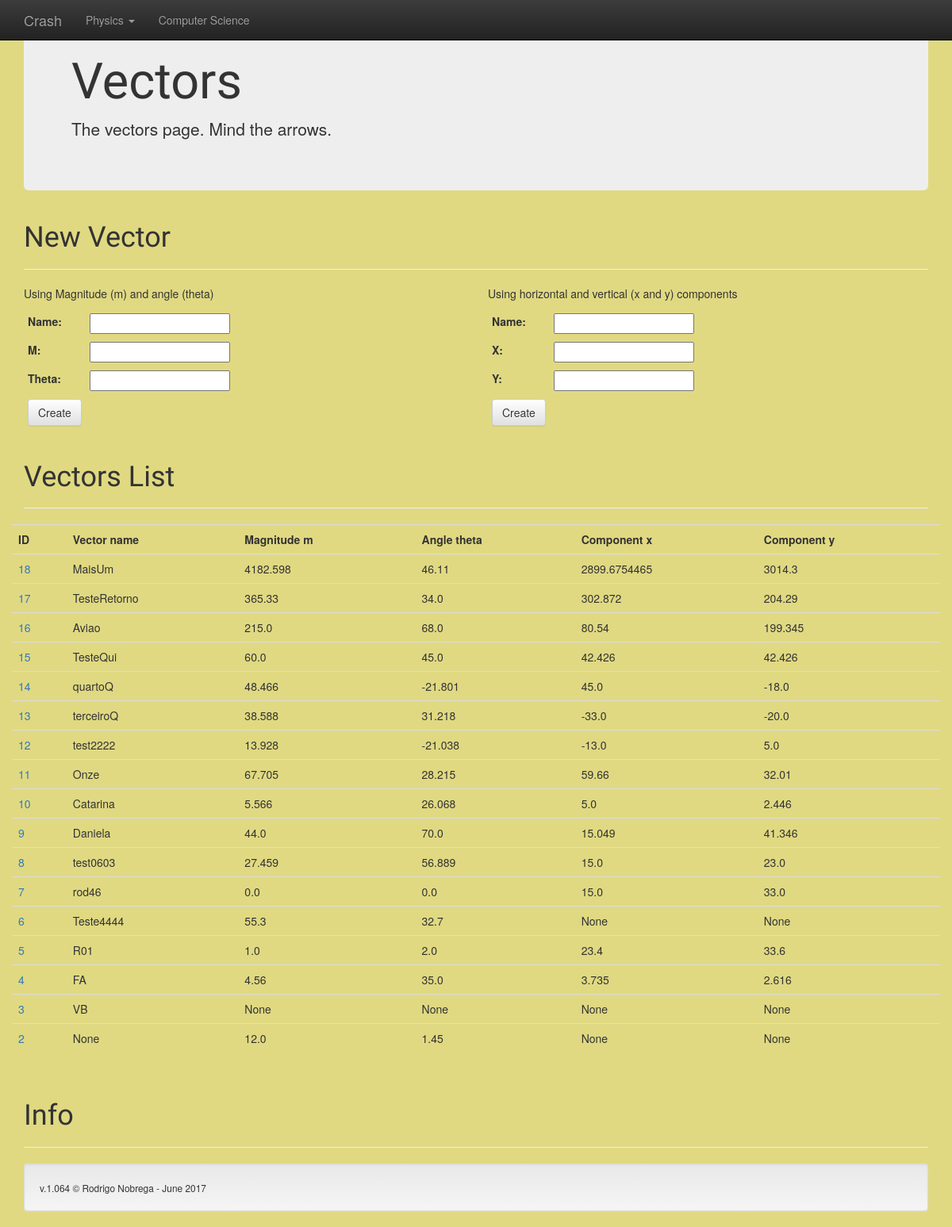
The page /Crash/vector on the database its author committed.
### Physics/models.py (models this page shows, shortened)
class HTVector(models.Model):
    name = models.CharField(max_length=30, null=True)
    m = models.FloatField(default=None, null=True)
    theta = models.FloatField(default=None, null=True)
    x = models.FloatField(default=None, null=True)
    y = models.FloatField(default=None, null=True)

### Physics/views.py (the view)
def vector_list(request):
    vlist = HTVector.objects.order_by('-id')
    if request.method == 'POST':
        vformMT = VectorFormMTheta(request.POST)
        vformXY = VectorFormXY(request.POST)
        if vformMT.is_valid():
            vformMT.save(commit=True)
            a = HTVector.objects.all()[len(HTVector.objects.all())-1]
            a.calculate()
            a.save()
            return render(request, 'Physics/vectors.html', {'vector_list': vlist, 'vector_formMT': VectorFormMTheta(), 'vector_formXY': VectorFormXY()})
        elif vformXY.is_valid():
            vformXY.save(commit=True)
            a = HTVector.objects.all()[len(HTVector.objects.all())-1]
            a.calculate()
            a.save()
            return render(request, 'Physics/vectors.html', {'vector_list': vlist, 'vector_formMT': VectorFormMTheta(), 'vector_formXY': VectorFormXY()})
    else:
        vformMT = VectorFormMTheta()
        vformXY = VectorFormXY()
    context = {'vector_list': vlist, 'vector_formMT': vformMT, 'vector_formXY': vformXY}
    return render(request, 'Physics/vectors.html', context)

### Physics/forms.py
class VectorFormMTheta(forms.ModelForm):
    class Meta:
        model = HTVector
        fields = ('name', 'm', 'theta', )

class VectorFormXY(forms.ModelForm):
    class Meta:
        model = HTVector
        fields = ('name', 'x', 'y', )

### Physics/templates/Physics/vectors.html (shortened to what this page needs)
{% extends 'base.html' %}
      {% block body%}
      <div class="jumbotron">
        <h1>Vectors</h1>
        <p>The vectors page. Mind the arrows.</p>
      </div>
      <div class="page-header">
        <h1>New Vector</h1>
      </div>
      <div class="row">
      <div class="col-md-6">
      <p>Using Magnitude (m) and angle (theta)</p>
      <form  method="POST" class="form-inline">
        <table class="table-condensed">
          {{ vector_formMT }}
          <tr>
            <td><button type="submit" class="btn btn-default">Create</button></td>
          </tr>
        </table>
      </form>
      </div>
      <div class="col-md-6">
      <p>Using horizontal and vertical (x and y) components</p>
      <form  method="POST" class="form-inline">
        <table class="table-condensed">
          {{ vector_formXY }}
          <tr>
            <td><button type="submit" class="btn btn-default">Create</button></td>
          </tr>
        </table>
      </form>
      </div>
      </div>
      <div class="page-header">
        <h1>Vectors List</h1>
      </div>
      <div class="row">
        <table class="table table-hover">
        <tr>
          <td><strong>ID</strong></td>
          <td><strong>Vector name</strong></td>
          <td><strong>Magnitude m</strong></td>
          <td><strong>Angle theta</strong></td>
          <td><strong>Component x</strong></td>
          <td><strong>Component y</strong></td>
        </tr>
        {% for vector in vector_list %}
        <tr>
          <td><a href="{% url 'vector_num' vector.id %}">{{ vector.id }}</a></td>
          <td>{{ vector.name }}</td>
          <td>{{ vector.m }}</td>
          <td>{{ vector.theta }}</td>
          <td>{{ vector.x }}</td>
          <td>{{ vector.y }}</td>
        </tr>
        {% endfor %}
        </table>
      </div>
      {% endblock%}

### Physics/static/Physics/style.css (style rules this page uses)
body { background-color: #E0D982; }
h1 { font-family: 'Acme', sans-serif; }

### rows shown on the page
HTVector: id "18", name "MaisUm", m "4182.598", theta "46.11", x "2899.6754465", y "3014.3"
HTVector: id "17", name "TesteRetorno", m "365.33", theta "34.0", x "302.872", y "204.29"
HTVector: id "16", name "Aviao", m "215.0", theta "68.0", x "80.54", y "199.345"
HTVector: id "15", name "TesteQui", m "60.0", theta "45.0", x "42.426", y "42.426"
HTVector: id "14", name "quartoQ", m "48.466", theta "-21.801", x "45.0", y "-18.0"
HTVector: id "13", name "terceiroQ", m "38.588", theta "31.218", x "-33.0", y "-20.0"
HTVector: id "12", name "test2222", m "13.928", theta "-21.038", x "-13.0", y "5.0"
HTVector: id "11", name "Onze", m "67.705", theta "28.215", x "59.66", y "32.01"
HTVector: id "10", name "Catarina", m "5.566", theta "26.068", x "5.0", y "2.446"
HTVector: id "9", name "Daniela", m "44.0", theta "70.0", x "15.049", y "41.346"
HTVector: id "8", name "test0603", m "27.459", theta "56.889", x "15.0", y "23.0"
HTVector: id "7", name "rod46", m "0.0", theta "0.0", x "15.0", y "33.0"
HTVector: id "6", name "Teste4444", m "55.3", theta "32.7", x "None", y "None"
HTVector: id "5", name "R01", m "1.0", theta "2.0", x "23.4", y "33.6"
HTVector: id "4", name "FA", m "4.56", theta "35.0", x "3.735", y "2.616"
HTVector: id "3", name "VB", m "None", theta "None", x "None", y "None"
HTVector: id "2", name "None", m "12.0", theta "1.45", x "None", y "None"
